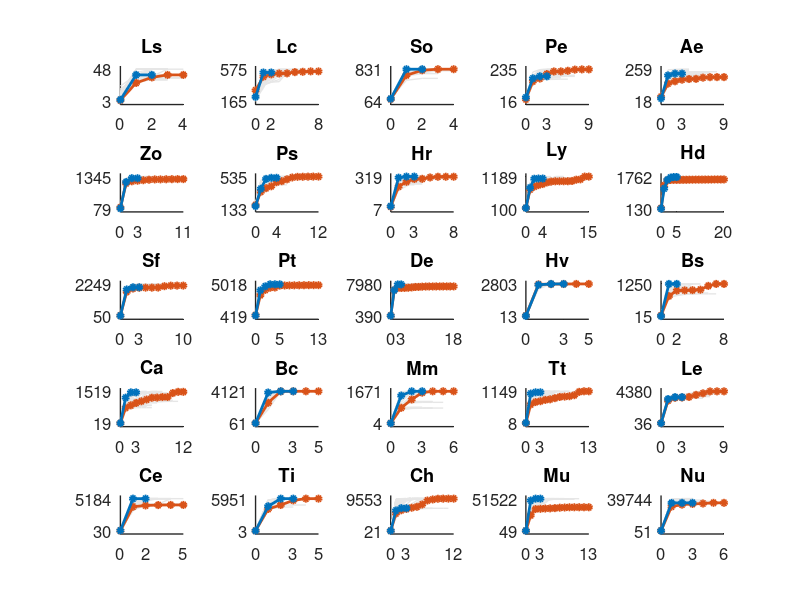

Recreate this plot in MATLAB.
load('Convergence_demo.mat') 
dataname = char('Ls','Lc','So','Pe','Ae','Zo','Ps','Hr','Ly','Hd',...
    'Sf','Pt','De','Hv','Bs','Ca','Bc','Mm','Tt','Le','Ce','Ti','Ch','Mu','Nu');
figure;
set(gcf, 'Color', 'w');  
blueColor = [0, 0.4470, 0.7410];
redColor  = [0.8500, 0.3250, 0.0980];
for i = 1:25
    subplot(5,5,i);
    hold on;   
    for j = 1:50
        y = MHTC_Convergence_curves{i,j};
        x = 0:length(y)-1;  
        plot(x, y, '-', 'Color', [0.9, 0.9, 0.9], 'LineWidth', 1);
    end 
    iter_counts = zeros(1, 50);
    for j = 1:50
        iter_counts(j) = length(MHTC_Convergence_curves{i,j});
    end   
    [~, idx_min] = min(iter_counts);
    [~, idx_max] = max(iter_counts);
    y_max = MHTC_Convergence_curves{i, idx_max};
    x_max = 0:length(y_max)-1;
    plot(x_max, y_max, '-o', 'Color', redColor, 'LineWidth', 2, ...
         'MarkerSize', 4, 'MarkerFaceColor', redColor);
    y_min = MHTC_Convergence_curves{i, idx_min};
    x_min = 0:length(y_min)-1;
    plot(x_min, y_min, '-o', 'Color', blueColor, 'LineWidth', 2, ...
         'MarkerSize', 4, 'MarkerFaceColor', blueColor);
    min_iter = length(y_min) - 1;
    max_iter = length(y_max) - 1;
    xticks(unique([0, min_iter, max_iter]));
    xlim([0, max_iter]); 
    all_obj = [];
    for j = 1:50
        all_obj = [all_obj, MHTC_Convergence_curves{i,j}];
    end
    y_tick_lower = round(min(all_obj));
    y_tick_upper = round(max(all_obj));
    margin = 0.1 * (y_tick_upper - y_tick_lower);
    ylim([y_tick_lower - margin, y_tick_upper + margin]);
    yticks([y_tick_lower, y_tick_upper]);
    hold off;
    title(strtrim(dataname(i,:)), 'FontSize', 12);
    set(gca, 'FontSize', 12, 'LineWidth', 1);
end